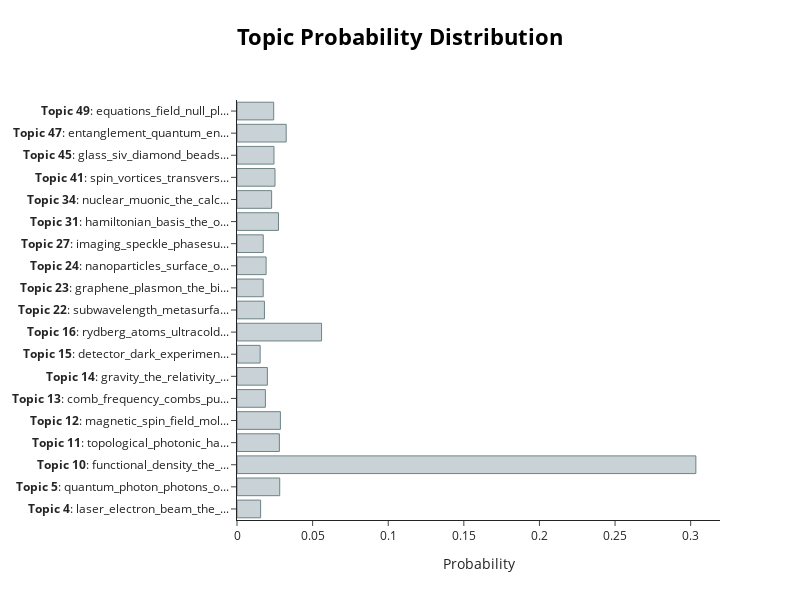

The notebook cell saved with this chart:
### Code cell
topic_model.visualize_distribution(probabilities[0])

### Figure 1 — Plotly figure (JSON) as saved in the notebook; plotly's stock layout.template omitted (floating-point values rounded to 4 significant figures)
{"data": [{"marker": {"color": "#C8D2D7", "line": {"color": "#6E8484", "width": 1}}, "orientation": "h", "type": "bar", "x": [0.01562, 0.02826, 0.3034, 0.02803, 0.02871, 0.0188, 0.02009, 0.01532, 0.05593, 0.01815, 0.01734, 0.01926, 0.01737, 0.02743, 0.02289, 0.02513, 0.02445, 0.03253, 0.02427], "y": ["<b>Topic 4</b>: laser_electron_beam_the_...", "<b>Topic 5</b>: quantum_photon_photons_o...", "<b>Topic 10</b>: functional_density_the_...", "<b>Topic 11</b>: topological_photonic_ha...", "<b>Topic 12</b>: magnetic_spin_field_mol...", "<b>Topic 13</b>: comb_frequency_combs_pu...", "<b>Topic 14</b>: gravity_the_relativity_...", "<b>Topic 15</b>: detector_dark_experimen...", "<b>Topic 16</b>: rydberg_atoms_ultracold...", "<b>Topic 22</b>: subwavelength_metasurfa...", "<b>Topic 23</b>: graphene_plasmon_the_bi...", "<b>Topic 24</b>: nanoparticles_surface_o...", "<b>Topic 27</b>: imaging_speckle_phasesu...", "<b>Topic 31</b>: hamiltonian_basis_the_o...", "<b>Topic 34</b>: nuclear_muonic_the_calc...", "<b>Topic 41</b>: spin_vortices_transvers...", "<b>Topic 45</b>: glass_siv_diamond_beads...", "<b>Topic 47</b>: entanglement_quantum_en...", "<b>Topic 49</b>: equations_field_null_pl..."]}], "layout": {"height": 600, "hoverlabel": {"bgcolor": "white", "font": {"family": "Rockwell", "size": 16}}, "title": {"font": {"color": "Black", "size": 22}, "text": "<b>Topic Probability Distribution</b>", "x": 0.5, "xanchor": "center", "y": 0.95, "yanchor": "top"}, "width": 800, "xaxis": {"title": {"text": "Probability"}}}}
